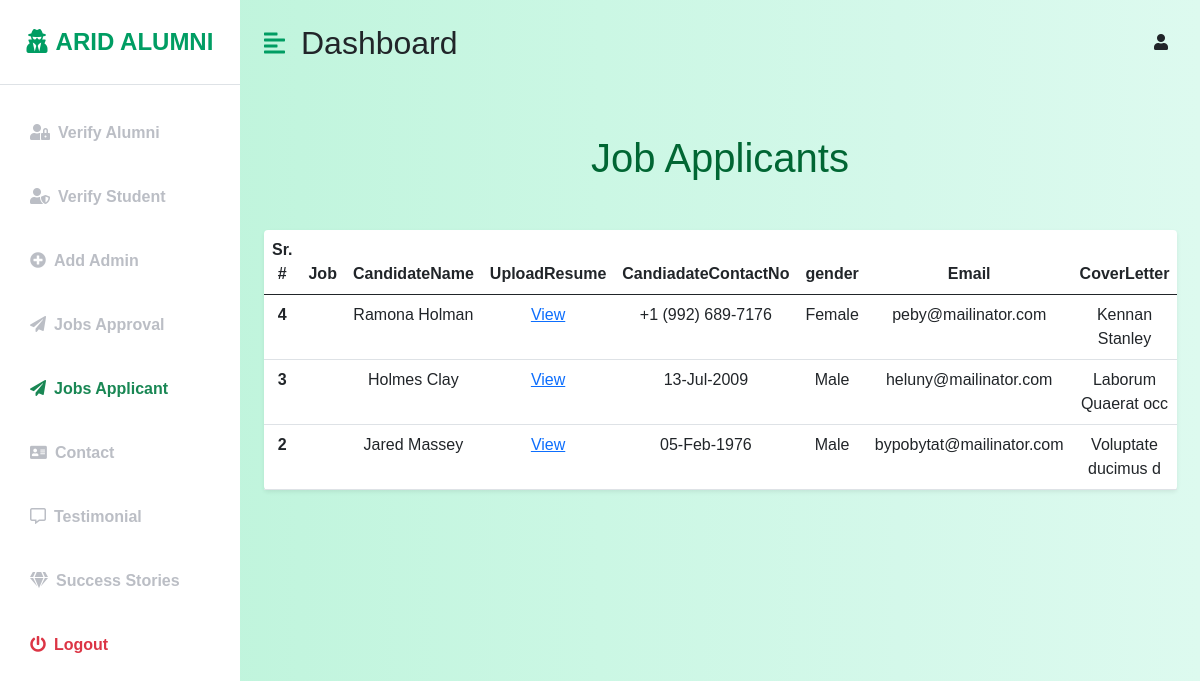
/admin/job_applicant.php (signed in), run on the app's committed database.
### tables this page shows
CREATE TABLE `apply` (
  `id` int NOT NULL,
  `CandidateName` varchar(225) NOT NULL,
  `UploadResume` varchar(225) NOT NULL,
  `CandiadateContactNo` varchar(225) NOT NULL,
  `gender` varchar(225) NOT NULL,
  `Email` varchar(225) NOT NULL,
  `CoverLetter` longtext NOT NULL,
  `user_id` varchar(224) NOT NULL,
  `user_type` varchar(224) NOT NULL,
  `job_id` varchar(225) NOT NULL
);

### admin/job_applicant.php (the view, shortened to what this page needs)
<!DOCTYPE html>
<html lang="en">
<head>
    <link href="https://cdn.jsdelivr.net/npm/bootstrap@5.0.0-beta3/dist/css/bootstrap.min.css" rel="stylesheet" />
    <link rel="stylesheet" href="https://cdnjs.cloudflare.com/ajax/libs/font-awesome/5.15.3/css/all.min.css" />
    <link rel="stylesheet" href="styles.css" />
    <link rel="stylesheet" href="admin.css">
</head>
<body>
    <div class="d-flex" id="wrapper">
        <div class="bg-white" id="sidebar-wrapper">
            <div class="sidebar-heading text-center py-4 primary-text fs-4 fw-bold text-uppercase border-bottom"><i
                    class="fas fa-user-secret me-2"></i>ARID ALUMNI</div>
            <div class="list-group list-group-flush my-3">
                <a href="verify_alumni.php"
                    class="list-group-item list-group-item-action bg-transparent second-text fw-bold"><i
                        class="fas fa-user-lock me-2"></i>Verify Alumni</a>
                <a href="verify_student.php"
                    class="list-group-item list-group-item-action bg-transparent second-text fw-bold"><i
                        class="fas fa-user-shield me-2"></i>Verify Student</a>
                <a href="add_admin.php"
                    class="list-group-item list-group-item-action bg-transparent second-text fw-bold"><i
                        class="fas fa-plus-circle me-2"></i>Add Admin</a>
                <a href="job_approve.php"
                    class="list-group-item list-group-item-action bg-transparent second-text fw-bold"><i
                        class="fas fa-paper-plane me-2"></i>Jobs Approval</a>
                <a href="job_applicant.php"
                    class="list-group-item text-success list-group-item-action bg-transparent second-text fw-bold"><i
                        class="fas fa-paper-plane me-2"></i>Jobs Applicant</a>
                <a href="contact.php"
                    class="list-group-item list-group-item-action bg-transparent second-text fw-bold"><i
                        style='font-size:15px' class='fas me-2'>&#xf2bb;</i>Contact</a>
                <a href="testimonial.php"
                    class="list-group-item list-group-item-action bg-transparent second-text fw-bold"><i
                        class="far fa-comment-alt me-2"></i>Testimonial</a>
                <a href="success-stories.php"
                    class="list-group-item list-group-item-action bg-transparent second-text fw-bold"><i
                        class="fa fa-gem me-2"></i>Success Stories</a>
                <a href="logout.php"
                    class="list-group-item list-group-item-action bg-transparent text-danger fw-bold"><i
                        class="fas fa-power-off me-2"></i>Logout</a>
            </div>
        </div>
        <div id="page-content-wrapper">
            <nav class="navbar navbar-expand-lg navbar-light bg-transparent py-4 px-4">
                <div class="d-flex align-items-center">
                    <i class="fas fa-align-left primary-text fs-4 me-3" id="menu-toggle"></i>
                    <h2 class="fs-2 m-0">Dashboard</h2>
                </div>
                <div class="collapse navbar-collapse" id="navbarSupportedContent">
                    <ul class="navbar-nav ms-auto mb-2 mb-lg-0">
                        <li>
                            <i class="fas fa-user me-2"></i>
                        </li>
                    </ul>
                </div>
            </nav>
            <section>
                <div class="container-fluid px-4">
                    <div class="row my-5">
                        <h3 class="admin">Job Applicants</h3><br><br><br><br>
                        <div class="col">
                            <table class="table bg-white rounded shadow-sm  table-hover" style="text-align: center;">
                                <thead>
                                    <tr>
                                        <th scope="col" width="70">Sr. #</th>
                                        <th scope="col">Job</th>
                                        <th scope="col">CandidateName</th>
                                        <th scope="col">UploadResume</th>
                                        <th scope="col">CandiadateContactNo</th>
                                        <th scope="col">gender</th>
                                        <th scope="col">Email</th>
                                        <th scope="col">CoverLetter</th>
                                    </tr>
                                </thead>
                                <tbody>
                                    <?php
                                    include("include/connection.php");
                                    $qry = "SELECT * FROM `apply` ORDER BY id DESC  ";
                                    $res = mysqli_query($conn, $qry);
                                    if (mysqli_num_rows($res) > 0) {
                                        while ($a = mysqli_fetch_array($res)) {
                                            ?>
                                            <tr>
                                                <th scope="row">
                                                    <?php echo $a['id'] ?>
                                                </th>
                                                <td>
                                                </td>
                                                <td>
                                                    <?php echo $a['CandidateName'] ?>
                                                </td>
                                                <td><a href="../<?php echo $a['UploadResume'] ?>">View</a></td>
                                                <td>
                                                    <?php echo $a['CandiadateContactNo'] ?>
                                                </td>
                                                <td>
                                                    <?php echo $a['gender'] ?>
                                                </td>
                                                <td>
                                                    <?php echo $a['Email'] ?>
                                                </td>
                                                <td>
                                                    <?php echo $a['CoverLetter'] ?>
                                                </td>
                                            </tr>
                                        <?php }
                                    } ?>
                                </tbody>
                            </table>
                        </div>
                    </div>
            </section>
        </div>
    </div>
</body>
</html>

### admin/styles.css (style rules this page uses)
:root { --main-bg-color: #009d63; --main-text-color: #009d63; --second-text-color: #bbbec5; --second-bg-color: #c1efde; }
.primary-text { color: var(--main-text-color); }
.second-text { color: var(--second-text-color); }
#wrapper { overflow-x: hidden; background-image: linear-gradient( to right, #baf3d7, #c2f5de, #cbf7e4, #d4f8ea, #ddfaef ); }
#sidebar-wrapper { min-height: 100vh; margin-left: -15rem; transition: margin 0.25s ease-out; }
#sidebar-wrapper .sidebar-heading { padding: 0.875rem 1.25rem; font-size: 1.2rem; }
#sidebar-wrapper .list-group { width: 15rem; }
#page-content-wrapper { min-width: 100vw; }
#menu-toggle { cursor: pointer; }
.list-group-item { border: none; padding: 20px 30px; }
@media (min-width: 768px) { #sidebar-wrapper { margin-left: 0; } }
@media (min-width: 768px) { #page-content-wrapper { min-width: 0; width: 100%; } }

### admin/admin.css (style rules this page uses)
:root { --lightWhite: rgba(255, 255, 255, 0.856); --heading: #006633; }
body { font-family: Arial, sans-serif; }
.admin { text-align: center; font-size: 2.5rem; color: var(--heading); }

### data on the page
apply: id "4", CandidateName "Ramona Holman", CandiadateContactNo "+1 (992) 689-7176", gender "Female", Email "peby@mailinator.com", CoverLetter "Kennan Stanley"
apply: id "3", CandidateName "Holmes Clay", CandiadateContactNo "13-Jul-2009", gender "Male", Email "heluny@mailinator.com", CoverLetter "Laborum Quaerat occ"
apply: id "2", CandidateName "Jared Massey", CandiadateContactNo "05-Feb-1976", gender "Male", Email "bypobytat@mailinator.com", CoverLetter "Voluptate ducimus d"
